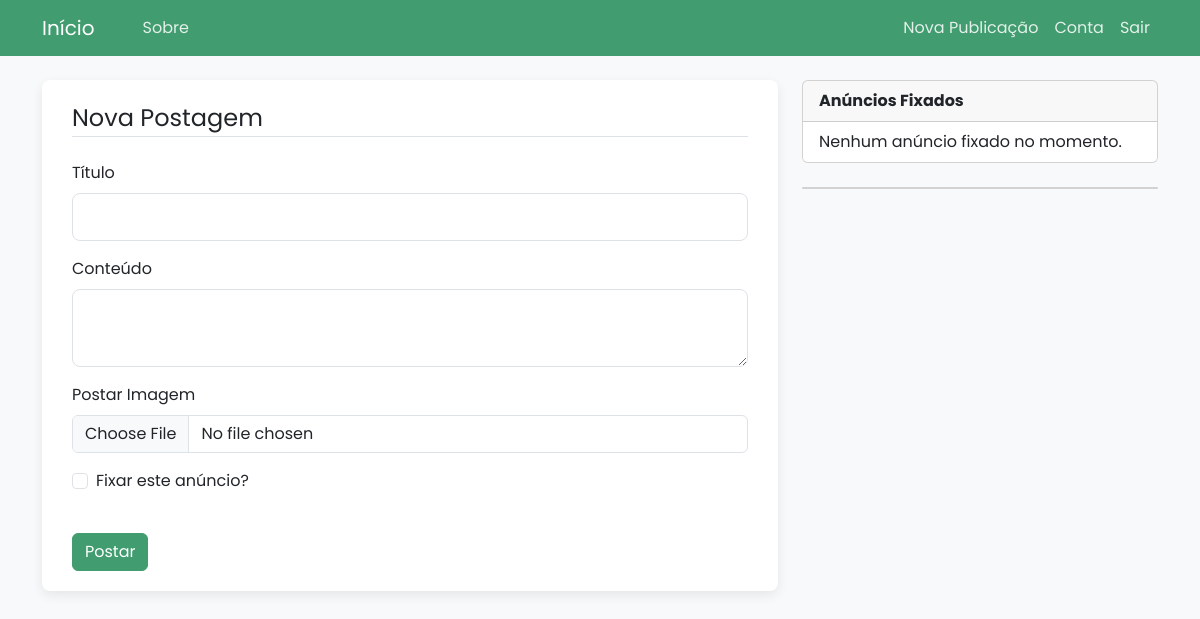
The app's page /post/new (signed in), older data.
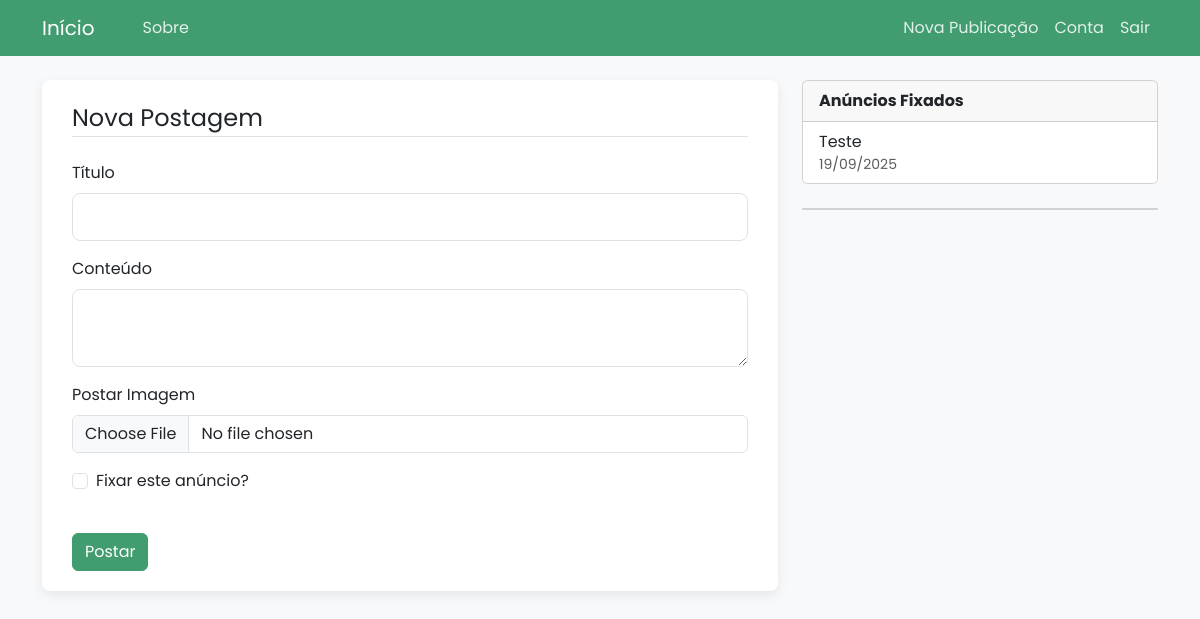
The same page, newer data.
### siteMain/models.py (models this page shows, shortened)
class Post(db.Model):
    id = db.Column(db.Integer, primary_key = True)
    title = db.Column(db.String(100), nullable = False)
    date_posted = db.Column(db.DateTime, nullable = False, default = datetime.now)
    content = db.Column(db.Text, nullable = False)
    image_file = db.Column(db.String(200), nullable=True)
    user_id = db.Column(db.Integer, db.ForeignKey('user.id'), nullable = False)
    is_pinned = db.Column(db.Boolean, nullable = False, default = False)

### siteMain/posts/routes.py (the view, shortened to what this page needs)
@posts.route("/post/new", methods=['GET', 'POST'])
@login_required
def new_post():
    form = PostForm()
    return render_template('create_post.html', title='Nova Postagem',
                            form=form, legend = 'Nova Postagem')

### siteMain/posts/forms.py
class PostForm(FlaskForm):
    title = StringField('Título', validators=[DataRequired(message='Campo obrigatório')])
    content = TextAreaField('Conteúdo', validators=[DataRequired('Campo obrigatório')])
    submit = SubmitField('Postar')
    is_pinned = BooleanField('Fixar este anúncio?')
    picture = FileField('Postar Imagem', validators=[FileAllowed(['jpg', 'png', 'jpeg'], message='Selecione apenas arquivos suportados')])

### siteMain/models.py (called while the page is built)
@login_manager.user_loader
def load_user(user_id):
    return User.query.get(int(user_id))

### siteMain/templates/create_post.html (shortened to what this page needs)
{% extends "layout.html" %}
{% block content %}
<div class="content-section">
    <form method="POST" action="" enctype="multipart/form-data">
        <fieldset>
            <legend class="border-bottom mb-4">{{ legend }}</legend>
            <div class="mb-3">
                {{ form.title.label(class="form-label") }}
                {% if form.title.errors %}
                {{ form.title(class="form-control form-control-lg is-invalid") }}
                <div class="invalid-feedback">
                    {% for error in form.title.errors %}
                    <span>{{ error }}</span>
                    {% endfor %}
                </div>
                {% else %}
                {{ form.title(class="form-control form-control-lg") }}
                {% endif %}
            </div>
            <div class="mb-3">
                {{ form.content.label(class="form-label") }}
                {% if form.content.errors %}
                {{ form.content(class="form-control form-control-lg is-invalid") }}
                <div class="invalid-feedback">
                    {% for error in form.content.errors %}
                    <span>{{ error }}</span>
                    {% endfor %}
                </div>
                {% else %}
                {{ form.content(class="form-control form-control-lg") }}
                {% endif %}
            </div>
            <div class="mb-3">
                {{ form.picture.label(class="form-label") }}
                {{ form.picture(class="form-control") }}
            </div>
            <div class="mb-3 form-check">
                {{ form.is_pinned(class="form-check-input") }}
                {{ form.is_pinned.label(class="form-check-label") }}
            </div>
        </fieldset>
        <div class="mt-4">
            {{ form.submit(class="btn btn-main") }}
        </div>
    </form>
</div>
{% endblock content %}

### siteMain/templates/layout.html (shortened to what this page needs)
<!DOCTYPE html>
<html lang="pt-BR">
<head>
    <link href="https://cdn.jsdelivr.net/npm/bootstrap@5.3.3/dist/css/bootstrap.min.css" rel="stylesheet"
>
    <link rel="stylesheet" type="text/css" href="{{ url_for('static', filename='main.css')}}">
    <link rel="stylesheet" href="https://cdn.jsdelivr.net/npm/bootstrap-icons@1.11.3/font/bootstrap-icons.min.css">
</head>
<body>
    <header class="site-header">
        <nav class="navbar navbar-expand-md navbar-dark bg-steel fixed-top">
            <div class="container">
                <a class="navbar-brand me-4" href="{{ url_for('main.home') }}">Início</a>
                <div class="collapse navbar-collapse" id="navbarToggle">
                    <div class="navbar-nav me-auto">
                        <a class="nav-item nav-link" href="{{url_for('main.home')}}"></a>
                        <a class="nav-item nav-link" href="{{url_for('main.about_page')}}">Sobre</a>
                    </div>
                    <div class="navbar-nav">
                        {% if current_user.is_authenticated %}
                        <a class="nav-item nav-link" href="{{url_for('posts.new_post')}}">Nova Publicação</a>
                        <a class="nav-item nav-link" href="{{url_for('users.account')}}">Conta</a>
                        <a class="nav-item nav-link" href="{{url_for('users.logout')}}">Sair</a>
                        {% else %}
                        <a class="nav-item nav-link" href="{{url_for('users.login')}}">Login</a>
                        <a class="nav-item nav-link" href="{{url_for('users.register')}}">Registrar</a>
                        {% endif %}
                    </div>
                </div>
            </div>
        </nav>
    </header>
    <main role="main" class="container">
        <div class="row">
            <div class="col-md-8">
                {% block content %}{% endblock %}
            </div>
            <div class="col-md-4">
                <div class="card mb-4">
                    <div class="card-header">
                        <strong>Anúncios Fixados</strong>
                    </div>
                    <div class="list-group list-group-flush">
                        {% if pinned_posts %}
                        {% for post in pinned_posts %}
                        <a href="{{ url_for('posts.post', post_id=post.id) }}"
                            class="list-group-item list-group-item-action">
                            {{ post.title }}
                            <small class="text-muted d-block">{{ post.date_posted.strftime('%d/%m/%Y') }}</small>
                        </a>
                        {% endfor %}
                        {% else %}
                        <li class="list-group-item">Nenhum anúncio fixado no momento.</li>
                        {% endif %}
                    </div>
                </div>
                <div class="card">
                </div>
            </div>
        </div>
    </main>
</body>
</html>

Row changes from the older to the newer data that the page shows:
now on this page (row edited): Post: title "Teste", date_posted "19/09/2025"
Text that changed along with them:
text no longer shown: "Nenhum anúncio fixado no momento."
